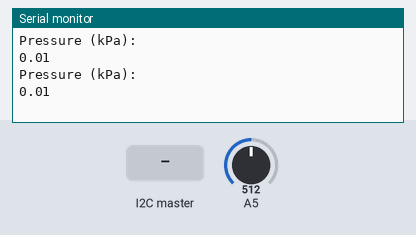
The sketch below on a simulated Arduino Uno, built with avr-gcc and run on an emulated ATmega328P. Shown: the last lines printed to the serial monitor. The test bench sets the inputs (shaded band); at power-on: A5 = 512.

Above: at 1.2 s.
1.3 s: the I2C master sends the byte 1
At 1.51 s:
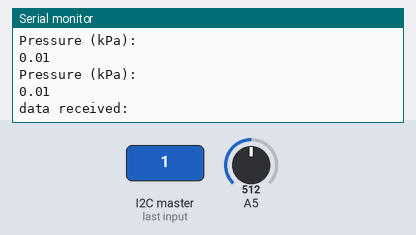
2.8 s: A5 set to 716
At 3.9 s:
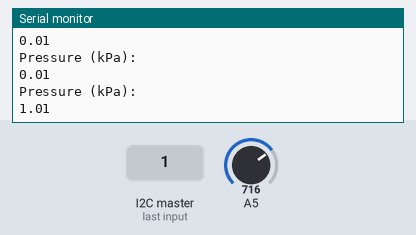
4.3 s: A5 set to 900
At 5.5 s:
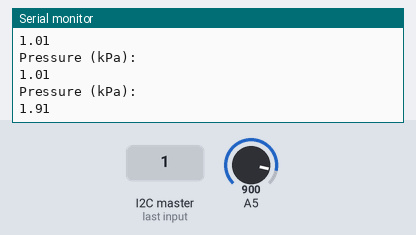
Timing chart, 0 to 7.3 s (numbered marks = the images above; inputs shaded):
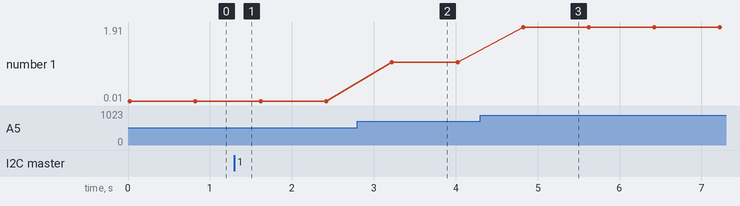

The sketch:

Pitot_new.ino
```cpp
#include <Wire.h>

#define SLAVE_ADDRESS 0x09
int number = 0;
int pressure =0;

void setup() {

  Serial.begin(9600);

  Wire.begin(SLAVE_ADDRESS);

  Wire.onReceive(receiveData);
  Wire.onRequest(sendData);
}

void loop() {

  int read = analogRead(5);
  float vout = read * 0.0049;
  float pressure = vout - 2.5;

  //Serial.println("Vout: ");
  //Serial.println(vout);
  Serial.println("Pressure (kPa): ");
  Serial.println(pressure);

  delay(800);
}

void receiveData(int byteCount){
  while(Wire.available()) {
    number = Wire.read();
    Serial.print("data received: ");
}

}

void sendData(){
  Wire.write(pressure);
}
```

Measured:
- after the input at 1.3 s, the serial monitor: prints a new line at once (image 1)
- after the input at 2.8 s, the serial monitor: prints a new line after 0.42 s (image 2)
- after the input at 4.3 s, the serial monitor: prints a new line after 0.52 s (image 3)
- plotted number 1: 0.01 → 1.01 after the input at 2.8 s, 1.01 → 1.91 after the input at 4.3 s
